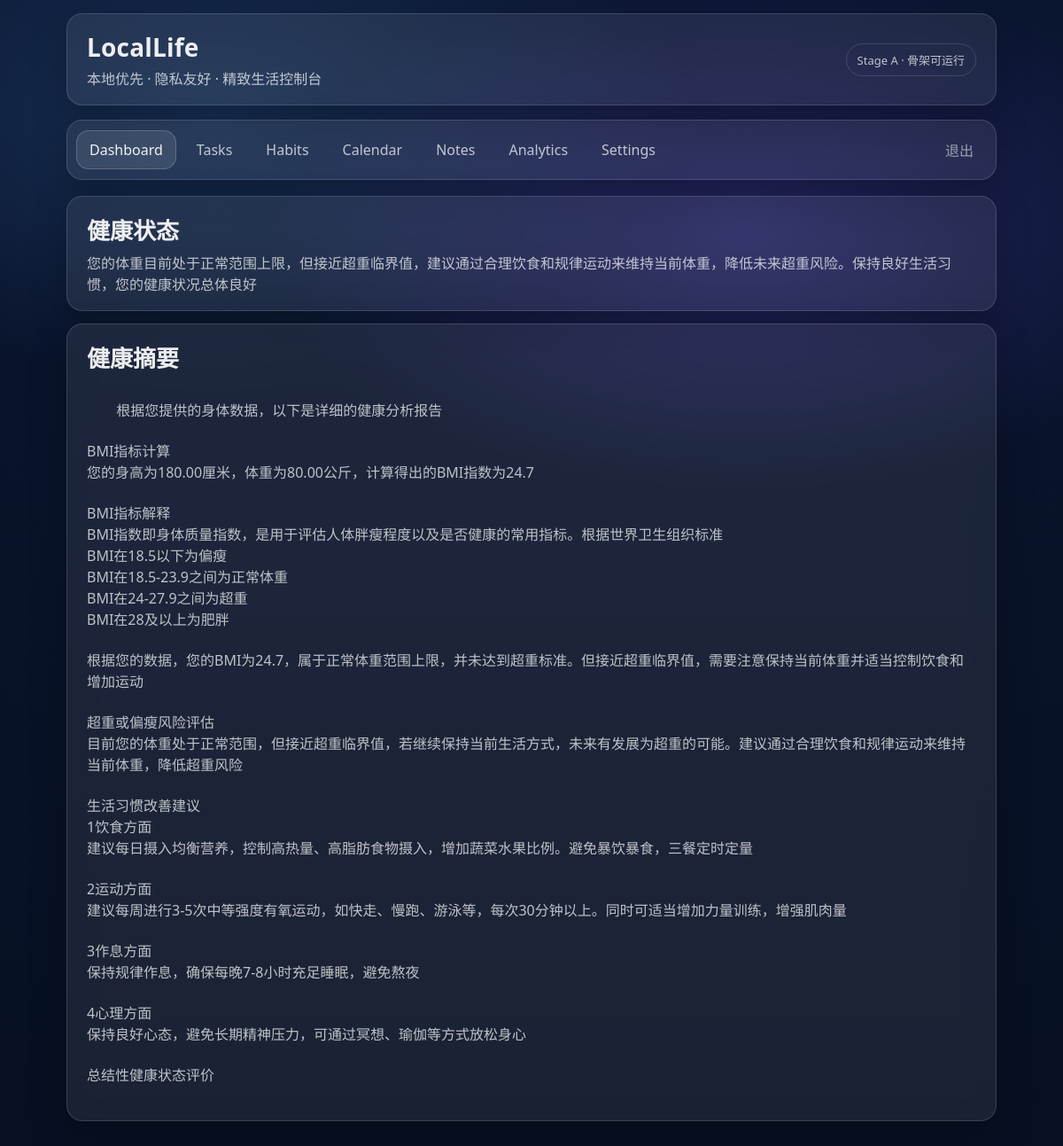
The app's page / (signed in) with its own data.
### profiles/models.py (models this page shows, shortened)
class HealthProfile(models.Model):
    user = models.OneToOneField(settings.AUTH_USER_MODEL, on_delete=models.CASCADE)
    height_cm = models.DecimalField(max_digits=5, decimal_places=2,null=True, blank=True)
    weight_kg = models.DecimalField(max_digits=5, decimal_places=2, null=True, blank=True)
    age_year=models.IntegerField(null=True,blank=True)
    updated_at = models.DateTimeField(auto_now=True)
    ai_summary = models.TextField(blank=True, default="")
    ai_status = models.CharField(max_length=64, blank=True, default="")
    ai_signature = models.CharField(max_length=64, blank=True, default="")  # 用于判断“数据是否变过”
    ai_updated_at = models.DateTimeField(null=True, blank=True)

### core/views.py (the view, shortened to what this page needs)
# urls.py: path("", views.dashboard, name="dashboard"),
@login_required
def dashboard(request):
    profile = HealthProfile.objects.filter(user=request.user).first()
    has_basic = (profile is not None and profile.height_cm is not None and profile.weight_kg is not None and profile.age_year is not None)
    ai_summary = ""
    ai_status = ""
    if has_basic:
        sig = make_signature(profile)
        if profile.ai_signature == sig and profile.ai_summary:
            ai_summary = profile.ai_summary
            ai_status = profile.ai_status or ""
    return render(request,"core/dashboard.html",
                {"has_basic": has_basic,
                "ai_summary": ai_summary,
                "ai_status": ai_status,
                "profile": profile}
    )

### core/views.py (called while the page is built)
def make_signature(profile: HealthProfile) -> str:
    raw = f"{profile.height_cm}|{profile.weight_kg}|{profile.age_year}"
    return hashlib.sha256(raw.encode("utf-8")).hexdigest()

### templates/core/dashboard.html (shortened to what this page needs)
{% extends "base.html" %}
{% block content %}
  <section class="glass card">
    <div class="card-title">健康状态</div>
    {% if has_basic %}
      <div class="card-subtitle">
        {{ ai_status|default:"检查中..." }}
      </div>
    {% else %}
      <div class="card-subtitle">
        健康检查暂不可用，请先去 Settings 填写健康基本信息
      </div>
    {% endif %}
  </section>
  <section class="glass card">
    <div class="card-title">健康摘要</div>
    {% if has_basic %}
      <div class="card-subtitle" style="white-space: pre-wrap;">
        {{ ai_summary }}
      </div>
    {% else %}
      <div class="card-subtitle">请先去 Settings 填写健康基本信息</div>
    {% endif %}
  </section>
{% endblock %}

### static/css/app.css (style rules this page uses)
:root { --bg1:#071022; --bg2:#0a1530; --glass: rgba(255,255,255,.08); --stroke: rgba(255,255,255,.14); --text: rgba(255,255,255,.92); --muted: rgba(255,255,255,.72); --muter: rgba(255,255,255,.55); }
* { box-sizing:border-box; margin:0; padding:0; }
body { margin:0; font-family: system-ui, -apple-system, Segoe UI, Roboto, "PingFang SC", "Microsoft YaHei", sans-serif; color: var(--text); background: radial-gradient(900px 500px at 70% 20%, rgba(120,90,255,.25), transparent 60%), radial-gradient(900px 500px at 20% 10%, rgba(90,170,255,.18), transparent 60%), linear-gradient(180deg, var(--bg2), var(--bg1)); min-height: 100vh; }
.glass { background: var(--glass); border: 1px solid var(--stroke); border-radius: 18px; backdrop-filter: blur(14px); -webkit-backdrop-filter: blur(14px); box-shadow: 0 14px 40px rgba(0,0,0,.25); }
.card { padding: 18px 22px; margin-bottom: 14px; }
.card-title { font-size: 26px; font-weight: 760; margin-bottom: 6px; }
.card-subtitle { color: var(--muted); font-size: 16px; }

### records on screen
HealthProfile: ai_status "您的体重目前处于正常范围上限，但接近超重临界值，建议通过合理饮食和规律运动来维持当前体重，降低未来超重风险。保持良好生活习惯，您的健康状况总体良好", ai_summary "根据您提供的身体数据，以下是详细的健康分析报告 BMI指标计算 您的身高为180.00厘米，体重为80.00公斤，计算得出的BMI指数为24.7 BMI指标解释 BMI指数即身体质量指数，是用于评估人体胖瘦程度以及是否健康的常用指标。根据世界卫生组织标准 BMI在18.5以下为偏瘦 BMI在18.5-23.9之间为正常体重 BMI在24-27.9之间为超重 BMI在28及以上为肥胖 根据您的数据，您的BMI为24.7，属于正常体重范围上限，并未达到超重标准。但接近超重临界值，需要注意保持当前体重并适当控制饮食和增加运动 超重或偏瘦风险评估 目前您的体重处于正常范围，但接近超重临界值，若继续保持当前生活方式，未来有发展为超重的可能。建议通过合理饮食和规律运动来维持当前体重，降低超重风险 生活习惯改善建议 1饮食方面 建议每日摄入均衡营养，控制高热量、高脂肪食物摄入，增加蔬菜水果比例。避免暴饮暴食，三餐定时定量 2运动方面 建议每周进行3-5次中等强度有氧运动，如快走、慢跑、游泳等，每次30分钟以上。同时可适当增加力量训练，增强肌肉量 3作息方面 保持规律作息，确保每晚7-8小时充足睡眠，避免熬夜 4心理方面 保持良好心态，避免长期精神压力，可通过冥想、瑜伽等方式放松身心 总结性健康状态评价"
